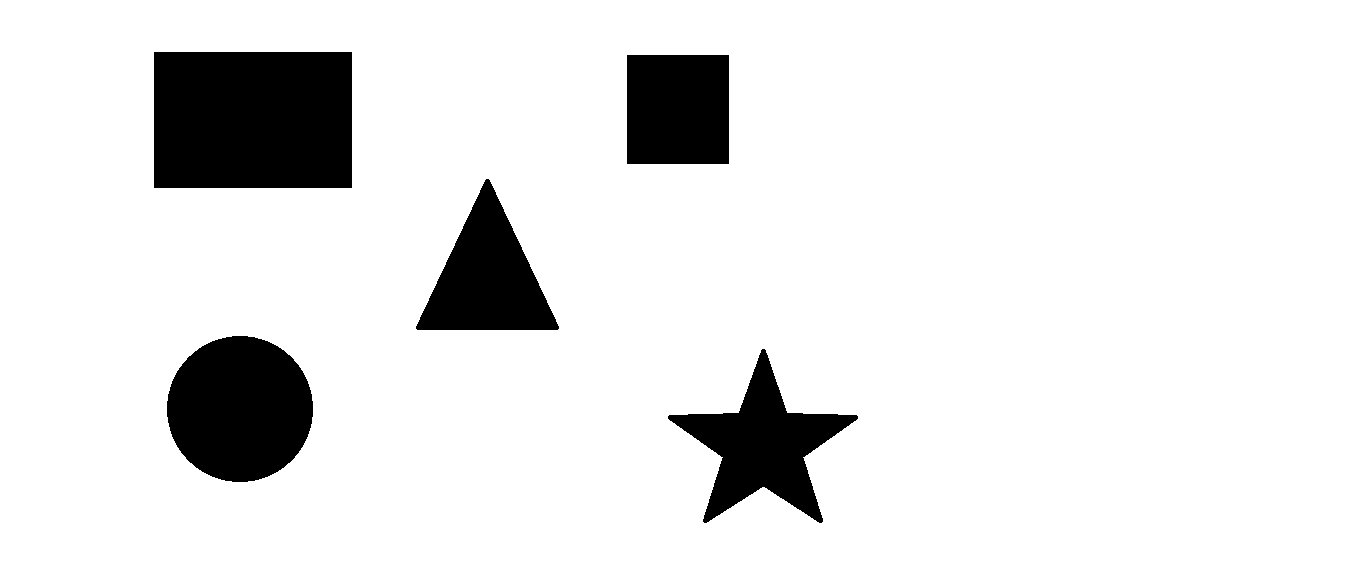
#> input picture 5Shapes.png, 1360 x 571 px
$ jupyter execute Identifying_shapes.ipynb   (older library calls are emulated)
#> lines starting #> are read from the running program, lines starting #| are printed output that depends on the picture; after the words box and inside, x2 and y2 are one past the last pixel; in counts of white or black regions, pixels touching at a corner belong together
[cell 1]
import cv2
import numpy as np

image = cv2.imread("5Shapes.png")
#> image is the input picture: shape (571, 1360, 3); 89.9% white; 5 black regions, box (x1, y1, x2, y2) and area: (154, 52, 352, 188) 26928, (167, 336, 313, 482) 16727, (668, 349, 858, 523) 12420, (416, 179, 559, 330) 11252, (627, 55, 729, 164) 11118
gray = cv2.cvtColor(image, cv2.COLOR_BGR2GRAY)

cv2.imshow("Identifying Images", image)
cv2.waitKey(0)
cv2.destroyAllWindows()

ret, thresh = cv2.threshold(gray, 127, 255, 1)
#> thresh: shape (571, 1360); 10.1% white; 5 white regions

(_, contours, hierarchy) = cv2.findContours(thresh.copy(), cv2.RETR_LIST, cv2.CHAIN_APPROX_NONE)
#> contours = 5 contours; box (x1, y1, x2, y2) and area: (154, 52, 352, 188) 26595, (167, 336, 313, 482) 16520, (668, 349, 858, 523) 12104, (416, 179, 559, 330) 11030, (627, 55, 729, 164) 10908

for cnt in contours:
    approx = cv2.approxPolyDP(cnt, 0.01*cv2.arcLength(cnt, True), True)
    if(len(approx) == 3):
        shape_name = "Triangle"
        cv2.drawContours(image, [cnt], 0, (0, 255, 0), -1)

        M = cv2.moments(cnt)
        cx = int(M['m10'] / M['m00'])
        cy = int(M['m01'] / M['m00'])
        cv2.putText(image, shape_name, (cx-50,cy), cv2.FONT_HERSHEY_SIMPLEX, 1, (0, 0, 0), 1)

    elif(len(approx) == 4):
        x, y, w, h = cv2.boundingRect(cnt)
        M = cv2.moments(cnt)
        cx = int(M['m10'] / M['m00'])
        cy = int(M['m01'] / M['m00'])

        if(abs(w-h)<=3):
            shape_name = "Square"
            cv2.drawContours(image, [cnt], 0, (0, 125, 255), -1)
            cv2.putText(image, shape_name, (cx-50,cy), cv2.FONT_HERSHEY_SIMPLEX, 1, (0, 0, 0), 1)
        else:
            shape_name = "Rectangle"
            cv2.drawContours(image, [cnt], 0, (0, 0, 255), -1)
            M = cv2.moments(cnt)
            cx = int(M['m10'] / M['m00'])
            cy = int(M['m01'] / M['m00'])
            cv2.putText(image, shape_name, (cx-50,cy), cv2.FONT_HERSHEY_SIMPLEX, 1, (0, 0, 0), 1)

    elif(len(approx)==10):
        shape_name = "Star"
        cv2.drawContours(image, [cnt], 0, (255, 255, 0), -1)
        M = cv2.moments(cnt)
        cx = int(M['m10'] / M['m00'])
        cy = int(M['m01'] / M['m00'])
        cv2.putText(image, shape_name, (cx-50,cy), cv2.FONT_HERSHEY_SIMPLEX, 1, (0, 0, 0), 1)

    elif(len(approx)>=15):
        shape_name = "Circle"
        cv2.drawContours(image, [cnt], 0, (0, 255, 255), -1)
        M = cv2.moments(cnt)
        cx = int(M['m10'] / M['m00'])
        cy = int(M['m01'] / M['m00'])
        cv2.putText(image, shape_name, (cx-50,cy), cv2.FONT_HERSHEY_SIMPLEX, 1, (0, 0, 0), 1)

    cv2.imshow("Identifying Shapes", image)
    cv2.waitKey(0)
#> this loop made 5 passes
#> (approx, x, y, w, h, shape_name) on passes 4 to 5: ([[627, 55], [627, 163], [728, 163], [728, 55]], 627, 55, 102, 109, 'Rectangle'), ([[154, 52], [154, 187], [351, 187], [351, 52]], 154, 52, 198, 136, 'Rectangle')
#> (approx, shape_name) on pass 3: ([[486, 179], [416, 328], [557, 329]], 'Triangle')
#> pass 1, `cv2.imshow("Identifying Shapes", image)`:
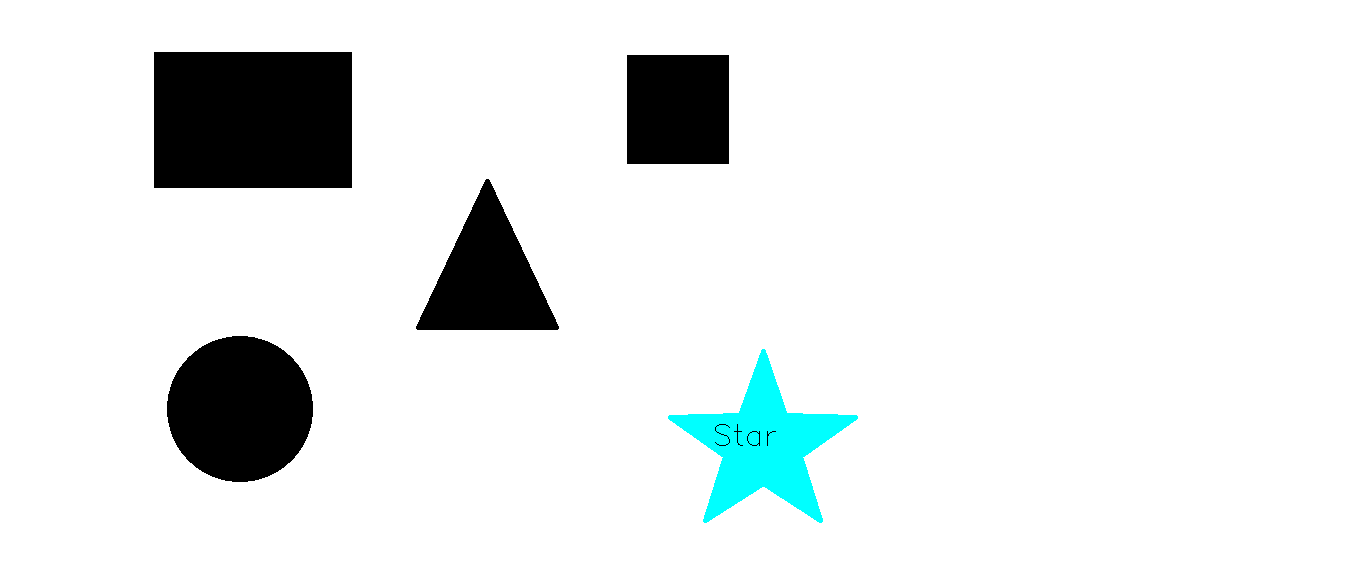
#> window 'Identifying Shapes': shape (571, 1360, 3); mean B, G, R 233.3, 233.3, 229.2
#> pass 2, `cv2.imshow("Identifying Shapes", image)`:
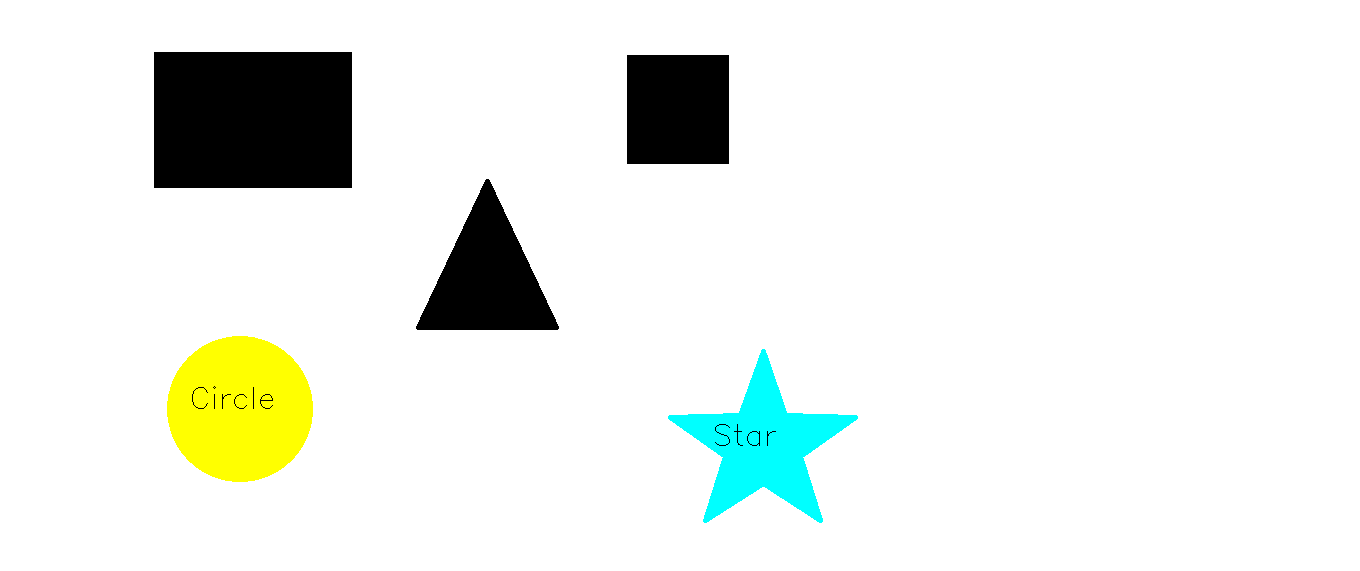
#> window 'Identifying Shapes': shape (571, 1360, 3); mean B, G, R 233.3, 238.7, 234.7
#> after the loop:
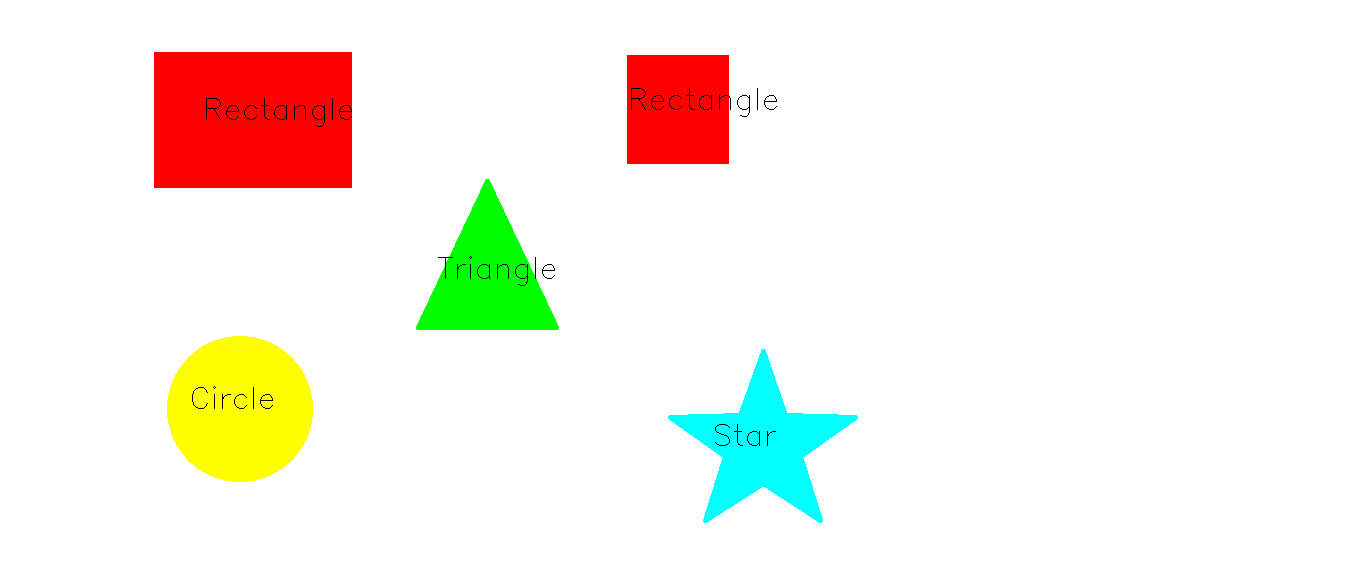
#> image: shape (571, 1360, 3); 9.98% of pixels changed, all inside (x1, y1, x2, y2) = (154, 52, 858, 523)

cv2.destroyAllWindows()

$ run again, with Black Squares.png copied over 5Shapes.png
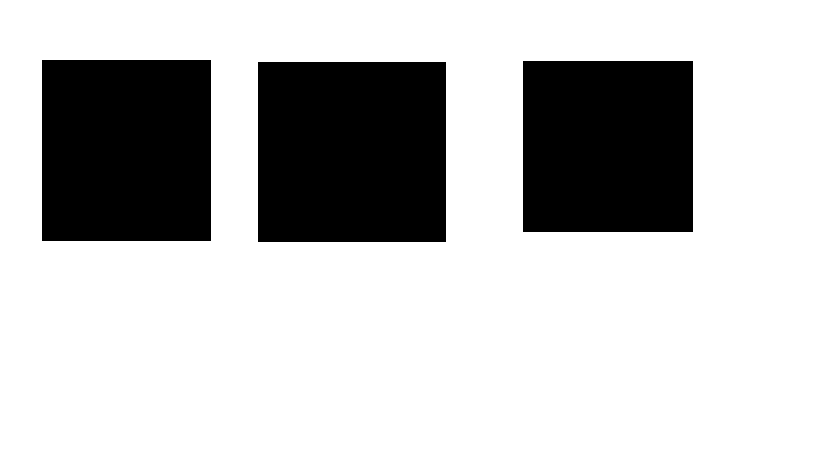
#> input picture Black Squares.png, 819 x 460 px
#> image is the input picture: shape (460, 819, 3); 75.2% white; 3 black regions, box (x1, y1, x2, y2) and area: (258, 62, 446, 242) 33840, (42, 60, 211, 241) 30589, (523, 61, 693, 232) 29070
#> thresh: shape (460, 819); 24.8% white; 3 white regions
#> contours = 3 contours; box (x1, y1, x2, y2) and area: (258, 62, 446, 242) 33473, (42, 60, 211, 241) 30240, (523, 61, 693, 232) 28730
#> the loop `for cnt in contours:` made 3 passes
#> (approx, x, y, w, h, shape_name) on passes 1 to 3: ([[258, 62], [258, 241], [445, 241], [445, 62]], 258, 62, 188, 180, 'Rectangle'), ([[523, 61], [523, 231], [692, 231], [692, 61]], 523, 61, 170, 171, 'Square'), ([[42, 60], [42, 240], [210, 240], [210, 60]], 42, 60, 169, 181, 'Rectangle')
#> pass 1, `cv2.imshow("Identifying Shapes", image)`:
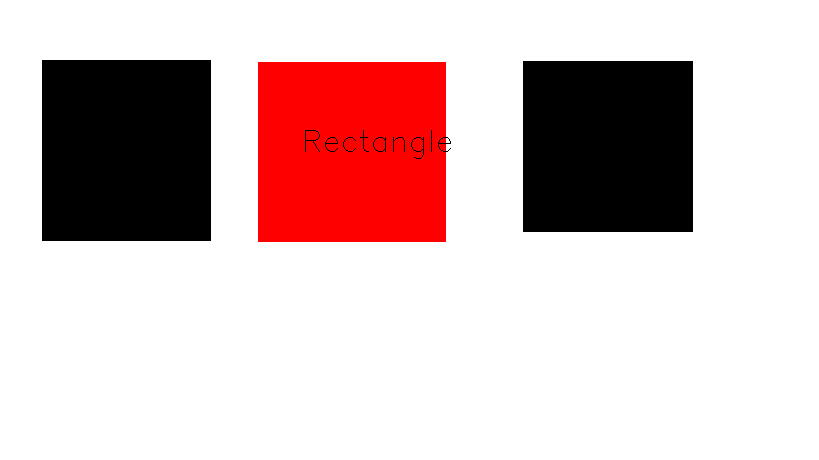
#> window 'Identifying Shapes': shape (460, 819, 3); mean B, G, R 191.7, 191.7, 214.4
#> after the loop `for cnt in contours:`:
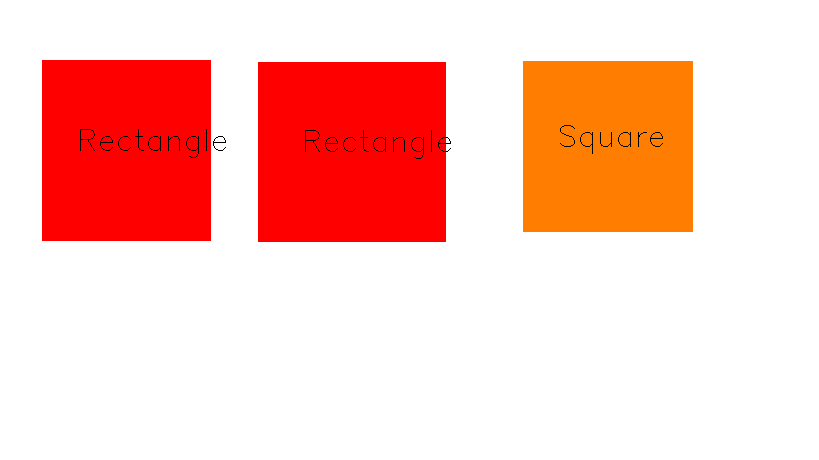
#> image: shape (460, 819, 3); mean B, G, R 191.7, 201.2, 254.3

$ run again, with Hole.png copied over 5Shapes.png
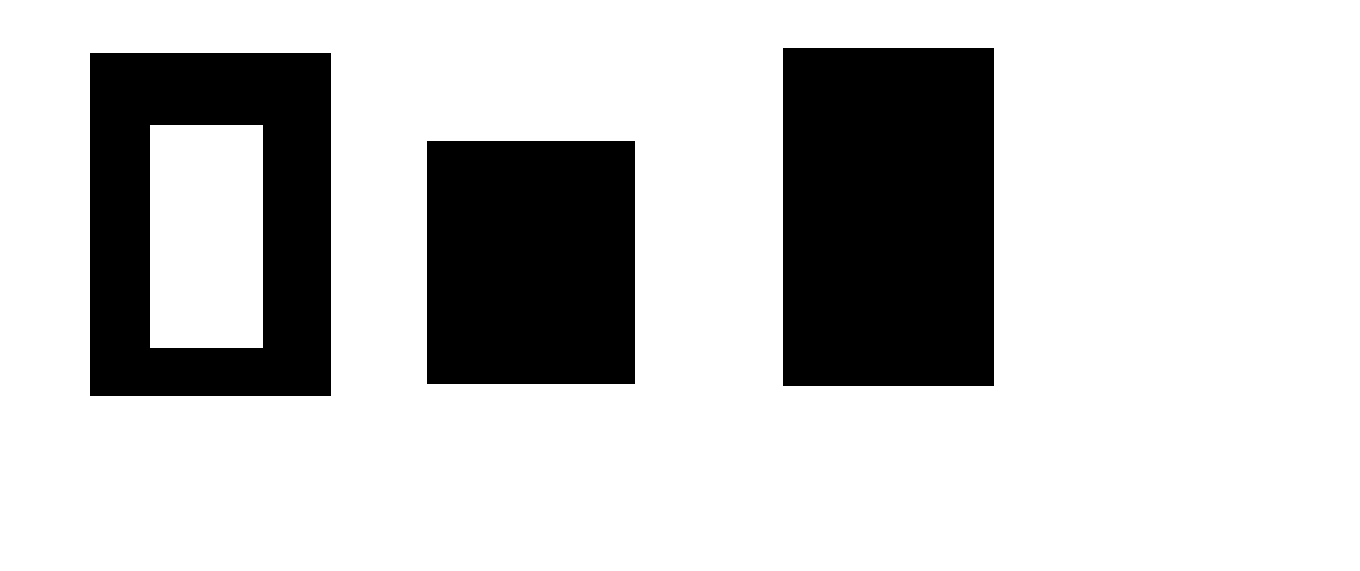
#> input picture Hole.png, 1360 x 571 px
#> image is the input picture: shape (571, 1360, 3); 76.9% white; 3 black regions, box (x1, y1, x2, y2) and area: (783, 48, 994, 386) 71318, (90, 53, 331, 396) 57464, (427, 141, 635, 384) 50544
#> thresh: shape (571, 1360); 23.1% white; 3 white regions
#> contours = 4 contours; box (x1, y1, x2, y2) and area: (90, 53, 331, 396) 82080, (783, 48, 994, 386) 70770, (427, 141, 635, 384) 50094, (149, 124, 264, 349) 25534
#> the loop `for cnt in contours:` made 4 passes
#> (approx, x, y, w, h) on passes 1 to 4: ([[427, 141], [427, 383], [634, 383], [634, 141]], 427, 141, 208, 243), ([[150, 124], [263, 125], [262, 348], [149, 347]], 149, 124, 115, 225), ([[90, 53], [90, 395], [330, 395], [330, 53]], 90, 53, 241, 343), ([[783, 48], [783, 385], [993, 385], [993, 48]], 783, 48, 211, 338)
#> pass 1, `cv2.imshow("Identifying Shapes", image)`:
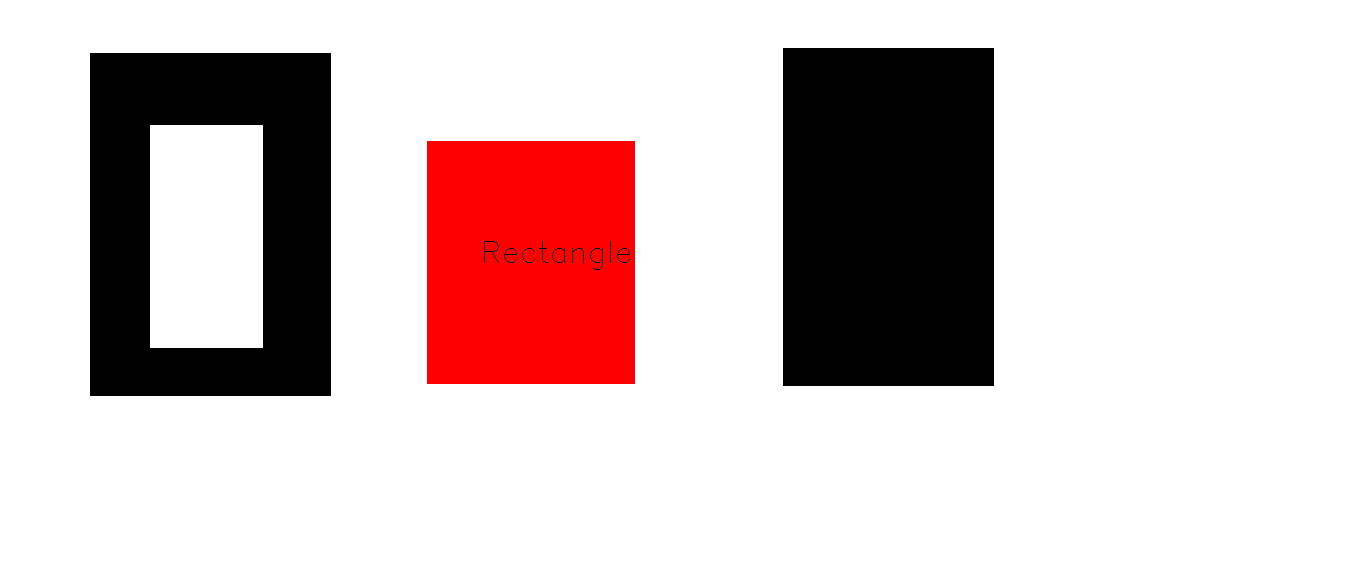
#> window 'Identifying Shapes': shape (571, 1360, 3); mean B, G, R 196.1, 196.1, 212.6
#> after the loop `for cnt in contours:`:
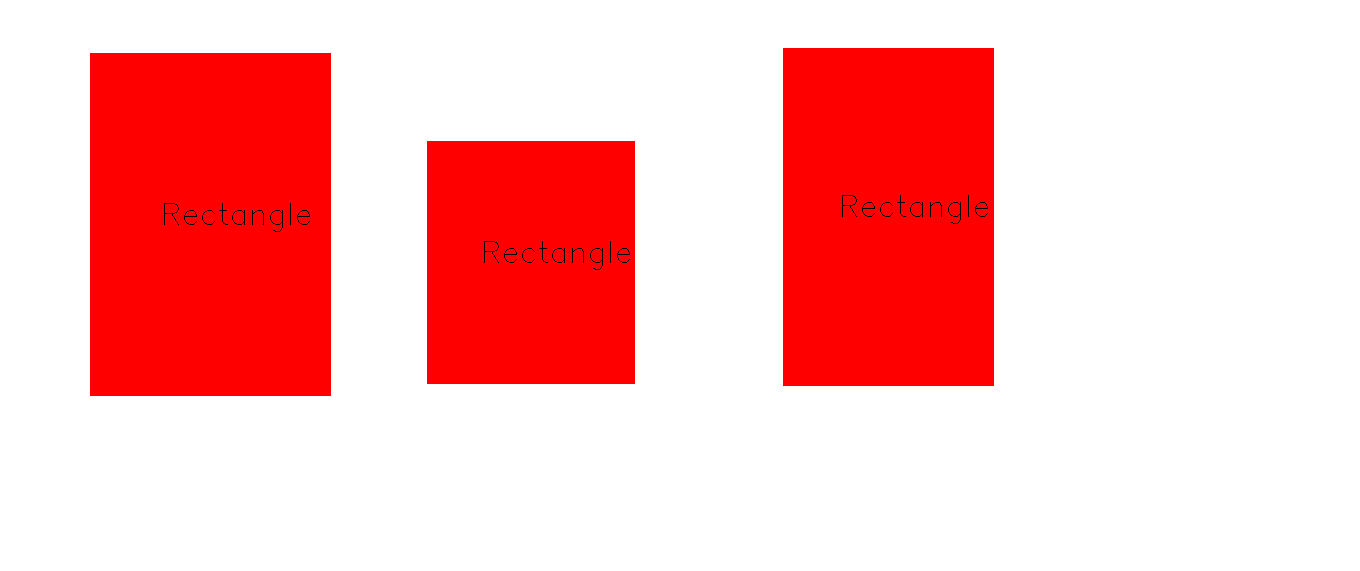
#> image: shape (571, 1360, 3); mean B, G, R 187.8, 187.8, 254.6
